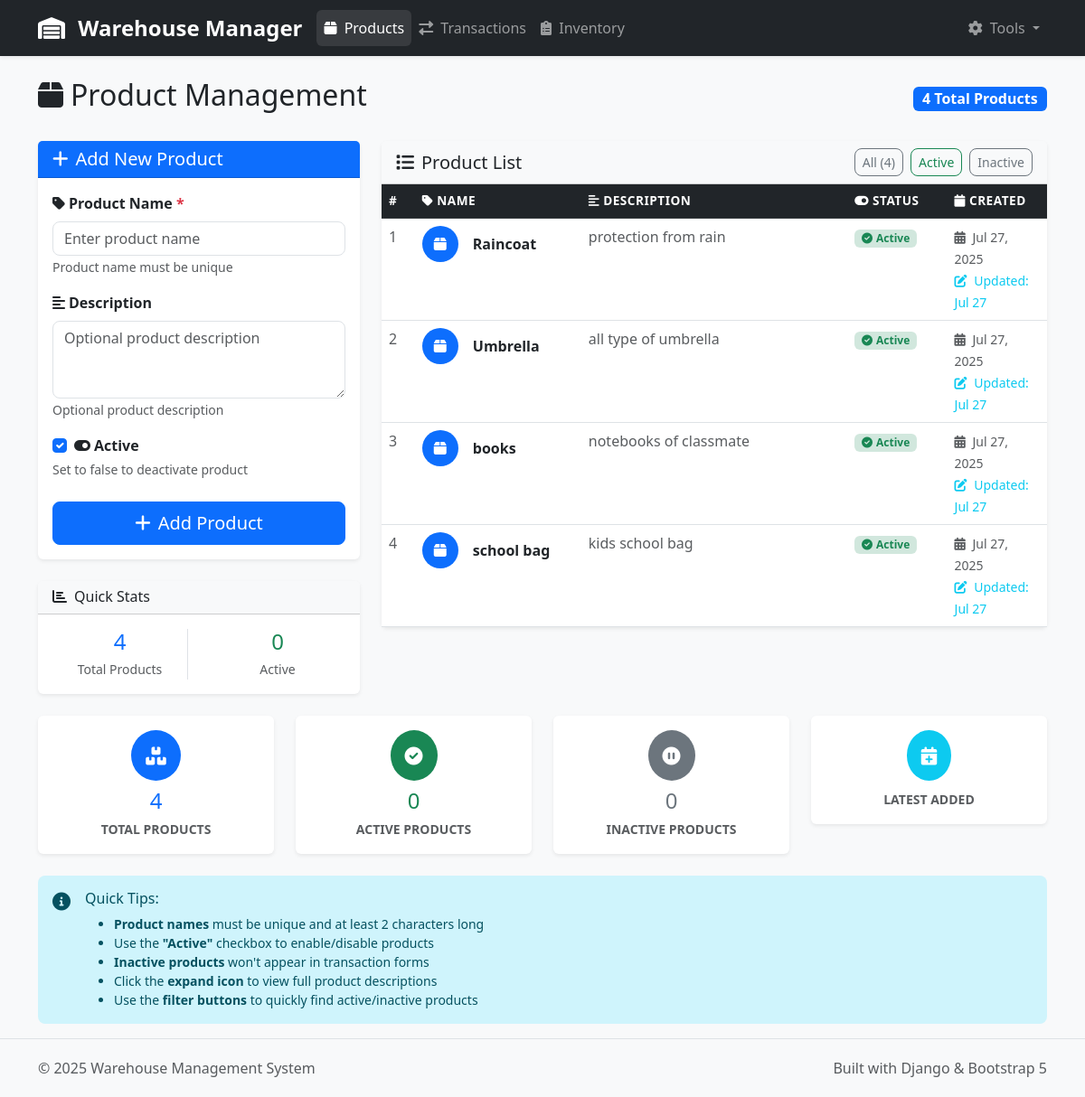
The page / on the database its author committed.
### stock_management/models.py (models this page shows, shortened)
class ProdMast(models.Model):
    prod_name = models.CharField(max_length=100, unique=True, help_text="Product name must be unique")
    prod_desc = models.TextField(blank=True, help_text="Optional product description")
    created_at = models.DateTimeField(auto_now_add=True)
    updated_at = models.DateTimeField(auto_now=True)
    is_active = models.BooleanField(default=True, help_text="Set to false to deactivate product")
    class Meta:
        verbose_name = "Product Master"
        verbose_name_plural = "Product Masters"
        ordering = ['prod_name']

### stock_management/views.py (the view)
# urls.py: path('', views.product_list, name="product_list"),
def product_list(request):
    products = ProdMast.objects.all().order_by('prod_name')
    if request.method == 'POST':
        form = ProductForm(request.POST)
        if form.is_valid():
            try:
                product = form.save()
                messages.success(request, f'Product "{product.prod_name}" added successfully!')
                return redirect('product_list')
            except Exception as e:
                messages.error(request, f'Error saving product: {str(e)}')
        else:
            messages.error(request, 'Please correct the errors below.')
    else:
        form = ProductForm()
    return render(request, "stock_management/products.html", {
        "form": form,
        "products": products
    })

### stock_management/forms.py (shortened to what this page needs)
class ProductForm(forms.ModelForm):
    class Meta:
        model = ProdMast
        fields = ['prod_name', 'prod_desc', 'is_active']
        widgets = {
            'prod_name': forms.TextInput(attrs={
                'class': 'form-control',
                'placeholder': 'Enter product name',
                'maxlength': 100
            }),
            'prod_desc': forms.Textarea(attrs={
                'class': 'form-control',
                'rows': 3,
                'placeholder': 'Optional product description'
            }),
            'is_active': forms.CheckboxInput(attrs={
                'class': 'form-check-input'
            })
        }
        labels = {
            'prod_name': 'Product Name',
            'prod_desc': 'Description',
            'is_active': 'Active'
        }

### stock_management/templates/stock_management/products.html (shortened to what this page needs)
{% extends 'stock_management/index.html' %}
{% block content %}
<div class="d-flex justify-content-between align-items-center mb-4">
    <h2><i class="fas fa-box me-2"></i>Product Management</h2>
    <div>
        <span class="badge bg-primary fs-6">{{ products.count }} Total Products</span>
    </div>
</div>
<div class="row">
    <div class="col-lg-4">
        <div class="card border-0 shadow-sm">
            <div class="card-header bg-primary text-white">
                <h5 class="mb-0"><i class="fas fa-plus me-2"></i>Add New Product</h5>
            </div>
            <div class="card-body">
                <form method="post" id="productForm" novalidate>
                    <div class="mb-3">
                        <label for="{{ form.prod_name.id_for_label }}" class="form-label fw-bold">
                            <i class="fas fa-tag me-1"></i>{{ form.prod_name.label }}
                            <span class="text-danger">*</span>
                        </label>
                        {{ form.prod_name }}
                        {% if form.prod_name.help_text %}
                            <small class="form-text text-muted">{{ form.prod_name.help_text }}</small>
                        {% endif %}
                    </div>
                    <div class="mb-3">
                        <label for="{{ form.prod_desc.id_for_label }}" class="form-label fw-bold">
                            <i class="fas fa-align-left me-1"></i>{{ form.prod_desc.label }}
                        </label>
                        {{ form.prod_desc }}
                        {% if form.prod_desc.help_text %}
                            <small class="form-text text-muted">{{ form.prod_desc.help_text }}</small>
                        {% endif %}
                    </div>
                    <div class="mb-4">
                        <div class="form-check">
                            {{ form.is_active }}
                            <label for="{{ form.is_active.id_for_label }}" class="form-check-label fw-bold">
                                <i class="fas fa-toggle-on me-1"></i>{{ form.is_active.label }}
                            </label>
                        </div>
                        {% if form.is_active.help_text %}
                            <small class="form-text text-muted">{{ form.is_active.help_text }}</small>
                        {% endif %}
                    </div>
                    <div class="d-grid">
                        <button type="submit" class="btn btn-primary btn-lg">
                            <i class="fas fa-plus me-2"></i>Add Product
                        </button>
                    </div>
                </form>
            </div>
        </div>
        <div class="card border-0 shadow-sm mt-4">
            <div class="card-header bg-light">
                <h6 class="mb-0"><i class="fas fa-chart-bar me-2"></i>Quick Stats</h6>
            </div>
            <div class="card-body">
                <div class="row text-center">
                    <div class="col-6">
                        <div class="border-end">
                            <h4 class="text-primary mb-1">{{ products.count }}</h4>
                            <small class="text-muted">Total Products</small>
                        </div>
                    </div>
                    <div class="col-6">
                        <h4 class="text-success mb-1">
                            {% with active_count=0 %}
                                {{ active_count }}
                            {% endwith %}
                        </h4>
                        <small class="text-muted">Active</small>
                    </div>
                </div>
            </div>
        </div>
    </div>
    <div class="col-lg-8">
        <div class="card border-0 shadow-sm">
            <div class="card-header bg-light d-flex justify-content-between align-items-center">
                <h5 class="mb-0"><i class="fas fa-list me-2"></i>Product List</h5>
                <div class="d-flex gap-2">
                    <button class="btn btn-sm btn-outline-secondary" onclick="filterProducts('all')">
                        All ({{ products.count }})
                    </button>
                    <button class="btn btn-sm btn-outline-success" onclick="filterProducts('active')">
                        Active
                    </button>
                    <button class="btn btn-sm btn-outline-secondary" onclick="filterProducts('inactive')">
                        Inactive
                    </button>
                </div>
            </div>
            <div class="card-body p-0">
                {% if products %}
                    <div class="table-responsive">
                        <table class="table table-hover mb-0" id="productsTable">
                            <thead class="table-dark">
                                <tr>
                                    <th width="5%">#</th>
                                    <th width="25%">
                                        <i class="fas fa-tag me-1"></i>Name
                                    </th>
                                    <th width="40%">
                                        <i class="fas fa-align-left me-1"></i>Description
                                    </th>
                                    <th width="15%">
                                        <i class="fas fa-toggle-on me-1"></i>Status
                                    </th>
                                    <th width="15%">
                                        <i class="fas fa-calendar me-1"></i>Created
                                    </th>
                                </tr>
                            </thead>
                            <tbody>
                                {% for product in products %}
                                <tr class="product-row" data-status="{% if product.is_active %}active{% else %}inactive{% endif %}">
                                    <td class="text-muted">{{ forloop.counter }}</td>
                                    <td>
                                        <div class="d-flex align-items-center">
                                            <div class="flex-shrink-0">
                                                <div class="bg-primary text-white rounded-circle d-flex align-items-center justify-content-center"
                                                     style="width: 40px; height: 40px;">
                                                    <i class="fas fa-box"></i>
                                                </div>
                                            </div>
                                            <div class="flex-grow-1 ms-3">
                                                <strong class="text-dark">{{ product.prod_name }}</strong>
                                            </div>
                                        </div>
                                    </td>
                                    <td>
                                        {% if product.prod_desc %}
                                            <span class="text-muted">{{ product.prod_desc|truncatewords:12 }}</span>
                                        {% else %}
                                            <em class="text-muted">No description provided</em>
                                        {% endif %}
                                    </td>
                                    <td>
                                        {% if product.is_active %}
                                            <span class="badge bg-success-soft text-success">
                                                <i class="fas fa-check-circle me-1"></i>Active
                                            </span>
                                        {% else %}
                                            <span class="badge bg-secondary-soft text-secondary">
                                                <i class="fas fa-pause-circle me-1"></i>Inactive
                                            </span>
                                        {% endif %}
                                    </td>
                                    <td>
                                        <small class="text-muted">
                                            <i class="fas fa-calendar-alt me-1"></i>
                                            {{ product.created_at|date:"M d, Y" }}
                                        </small>
                                        {% if product.updated_at != product.created_at %}
                                            <br>
                                            <small class="text-info">
                                                <i class="fas fa-edit me-1"></i>
                                                Updated: {{ product.updated_at|date:"M d" }}
                                            </small>
                                        {% endif %}
                                    </td>
                                </tr>
                                {% endfor %}
                            </tbody>
                        </table>
                    </div>
                {% endif %}
            </div>
        </div>
    </div>
</div>
{% if products %}
<div class="row mt-4">
    <div class="col-md-3">
        <div class="card text-center border-0 shadow-sm">
            <div class="card-body">
                <div class="d-flex align-items-center justify-content-center mb-2">
                    <div class="bg-primary text-white rounded-circle p-3">
                        <i class="fas fa-boxes fa-lg"></i>
                    </div>
                </div>
                <h4 class="text-primary mb-1">{{ products.count }}</h4>
                <small class="text-muted text-uppercase fw-bold">Total Products</small>
            </div>
        </div>
    </div>
    <div class="col-md-3">
        <div class="card text-center border-0 shadow-sm">
            <div class="card-body">
                <div class="d-flex align-items-center justify-content-center mb-2">
                    <div class="bg-success text-white rounded-circle p-3">
                        <i class="fas fa-check-circle fa-lg"></i>
                    </div>
                </div>
                <h4 class="text-success mb-1">
                    {% with active_count=0 %}
                        {{ active_count }}
                    {% endwith %}
                </h4>
                <small class="text-muted text-uppercase fw-bold">Active Products</small>
            </div>
        </div>
    </div>
    <div class="col-md-3">
        <div class="card text-center border-0 shadow-sm">
            <div class="card-body">
                <div class="d-flex align-items-center justify-content-center mb-2">
                    <div class="bg-secondary text-white rounded-circle p-3">
                        <i class="fas fa-pause-circle fa-lg"></i>
                    </div>
                </div>
                <h4 class="text-secondary mb-1">
                    {% with inactive_count=0 %}
                        {{ inactive_count }}
                    {% endwith %}
                </h4>
                <small class="text-muted text-uppercase fw-bold">Inactive Products</small>
            </div>
        </div>
    </div>
    <div class="col-md-3">
        <div class="card text-center border-0 shadow-sm">
            <div class="card-body">
                <div class="d-flex align-items-center justify-content-center mb-2">
                    <div class="bg-info text-white rounded-circle p-3">
                        <i class="fas fa-calendar-plus fa-lg"></i>
                    </div>
                </div>
                <small class="text-muted text-uppercase fw-bold">Latest Added</small>
            </div>
        </div>
    </div>
</div>
{% endif %}
<div class="mt-4">
    <div class="alert alert-info border-0">
        <div class="d-flex">
            <div class="flex-shrink-0">
                <i class="fas fa-info-circle fa-lg"></i>
            </div>
            <div class="flex-grow-1 ms-3">
                <h6 class="alert-heading">Quick Tips:</h6>
                <ul class="mb-0 small">
                    <li><strong>Product names</strong> must be unique and at least 2 characters long</li>
                    <li>Use the <strong>"Active"</strong> checkbox to enable/disable products</li>
                    <li><strong>Inactive products</strong> won't appear in transaction forms</li>
                    <li>Click the <strong>expand icon</strong> to view full product descriptions</li>
                    <li>Use the <strong>filter buttons</strong> to quickly find active/inactive products</li>
                </ul>
            </div>
        </div>
    </div>
</div>
{% endblock %}

### stock_management/templates/stock_management/index.html (style rules this page uses)
.card { border: none; box-shadow: 0 2px 10px rgba(0,0,0,0.1); transition: transform 0.3s ease; }
.table th { border-top: none; font-weight: 600; text-transform: uppercase; font-size: 0.85rem; letter-spacing: 0.5px; }
.btn { border-radius: 8px; font-weight: 500; }
.badge { font-size: 0.75em; }
.alert { border: none; border-radius: 8px; }
.form-control, .form-select { border-radius: 8px; border: 1px solid #dee2e6; }

### stock_management/templates/stock_management/products.html (style rules this page uses)
.bg-success-soft { background-color: #d1e7dd !important; }
.product-row { transition: all 0.2s ease; }

### rows shown on the page
ProdMast: prod_name "Raincoat", prod_desc "protection from rain", is_active True (drawn), created_at "Jul 27, 2025", updated_at "Jul 27"
ProdMast: prod_name "Umbrella", prod_desc "all type of umbrella", is_active True (drawn), created_at "Jul 27, 2025", updated_at "Jul 27"
ProdMast: prod_name "books", prod_desc "notebooks of classmate", is_active True (drawn), created_at "Jul 27, 2025", updated_at "Jul 27"
ProdMast: prod_name "school bag", prod_desc "kids school bag", is_active True (drawn), created_at "Jul 27, 2025", updated_at "Jul 27"

### other values the page prints
{{ products.count }} "4"
{{ active_count }} "0"
{{ inactive_count }} "0"
